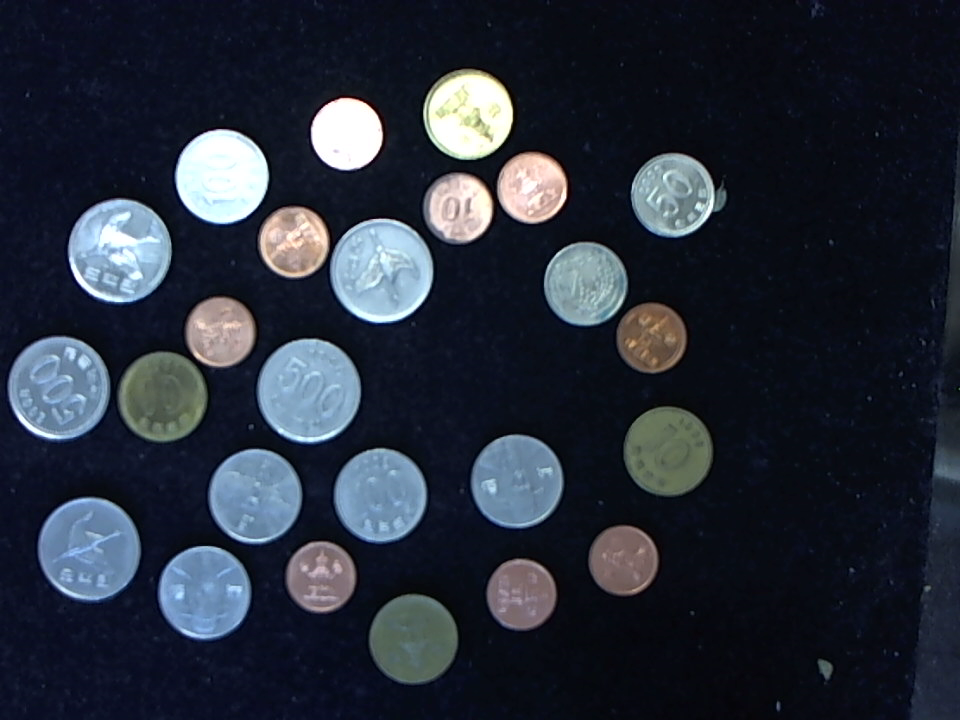
#> input picture coin.png, 960 x 720 px
$ python 01.find_coins.py
#> lines starting #> are read from the running program, lines starting #| are printed output that depends on the picture; after the words box and inside, x2 and y2 are one past the last pixel; in counts of white or black regions, pixels touching at a corner belong together
### coin_preprocess.py
import numpy as np, cv2

def preprocessing():
    fname = "coin.png"
    image = cv2.imread(fname, cv2.IMREAD_COLOR)
#> image is the input picture: shape (720, 960, 3); mean B, G, R 58.4, 46.2, 39.9
    if image is None: return None, None

    gray = cv2.cvtColor(image, cv2.COLOR_BGR2GRAY)
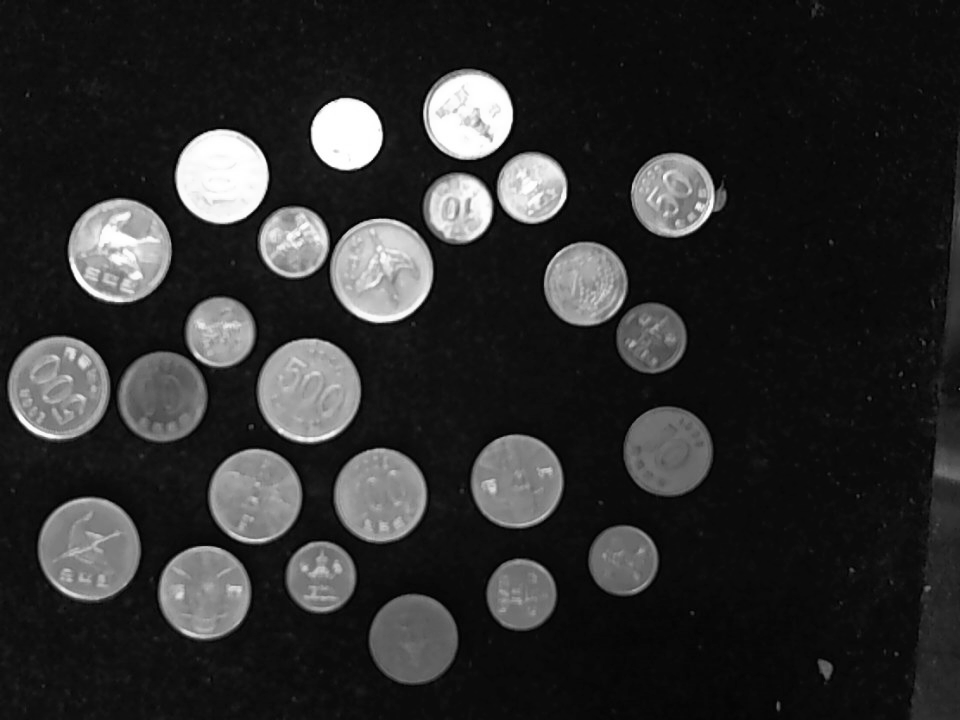
#> gray: shape (720, 960); min 0, max 255, mean 45.7
    gray = cv2.GaussianBlur(gray, (7, 7), 2, 2)
    flag = cv2.THRESH_BINARY + cv2.THRESH_OTSU
    _, th_img = cv2.threshold(gray, 130, 255, flag)
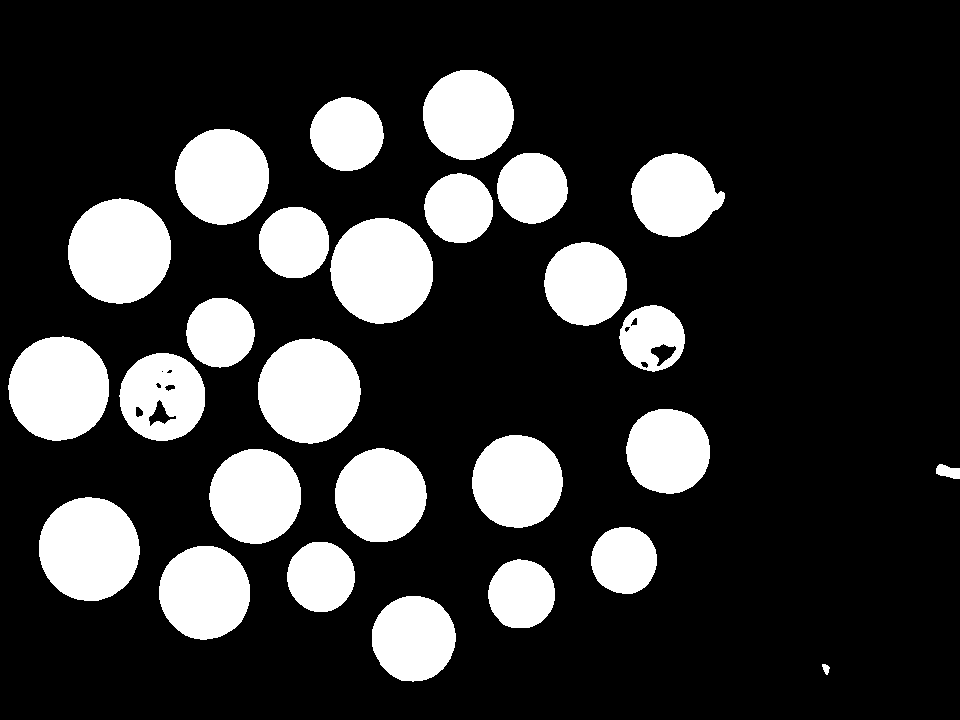
#> th_img: shape (720, 960); 20.9% white; 27 white regions, largest, box (x1, y1, x2, y2) and area: (330, 218, 433, 324) 8561, (68, 198, 171, 304) 8540, (258, 338, 361, 444) 8482

    mask = np.ones((3, 3), np.uint8)
    th_img = cv2.morphologyEx(th_img, cv2.MORPH_OPEN, mask)
#> th_img: shape (720, 960); 20.9% white; 27 white regions

    return image, th_img

def find_coins(image):
    results = cv2.findContours(image, cv2.RETR_EXTERNAL, cv2.CHAIN_APPROX_SIMPLE)
#> results = 27 contours; largest, box (x1, y1, x2, y2) and area: (330, 218, 433, 324) 8414, (68, 199, 171, 304) 8390, (258, 338, 361, 444) 8335, (8, 337, 109, 441) 8159, (39, 497, 140, 601) 8097
    contours = results[0] if int(cv2.__version__[0]) >= 4 else results[1]
#> contours has the same summary as results

    #리스트 생성 방식
    circles = [cv2.minEnclosingCircle(c) for c in contours] # 외각을 둘러싸는 원 검출
#> circles = 27 items
    circles = [(tuple(map(int, center)), int (radius))
           for center, radius in circles if radius > 25]
#> circles = 25 items
    return circles

### 01.find_coins.py
from coin_preprocess import *

image, th_img = preprocessing()                           # 전처리 수행
if image is None: raise Exception("영상 파일 읽기 에러")

circles = find_coins(th_img)                            # 객체(회전사각형) 검출
#> circles = 25 items
for center, radius in circles:
    cv2.circle(image, center, radius, (0, 255, 0), 2)   # 동전 영상 원으로 표시
#> this loop made 25 passes
#> (center, radius) on passes 1 to 12: ((413, 638), 43), ((520, 593), 34), ((204, 592), 47), ((320, 576), 35), ((623, 560), 33), ((89, 548), 51), ((255, 495), 47), ((379, 494), 47), ((516, 480), 46), ((667, 450), 43), ((162, 396), 43), ((308, 390), 52)
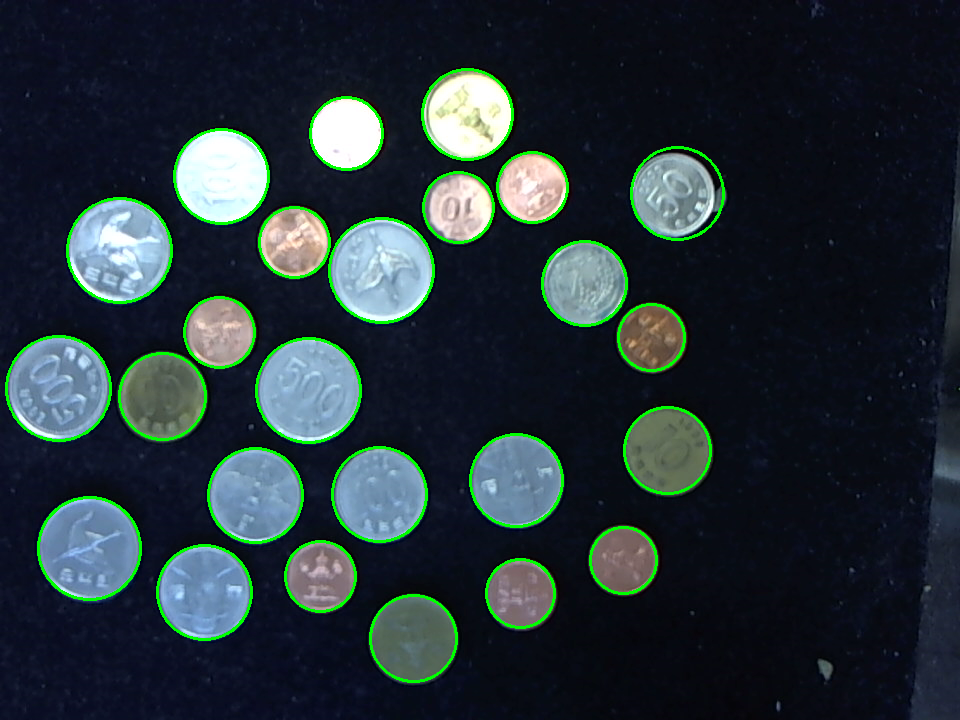
#> image: shape (720, 960, 3); mean B, G, R 55.6, 51, 37.6

cv2.imshow("preprocessed image", th_img)
cv2.imshow("coin image", image)
cv2.waitKey(0)
